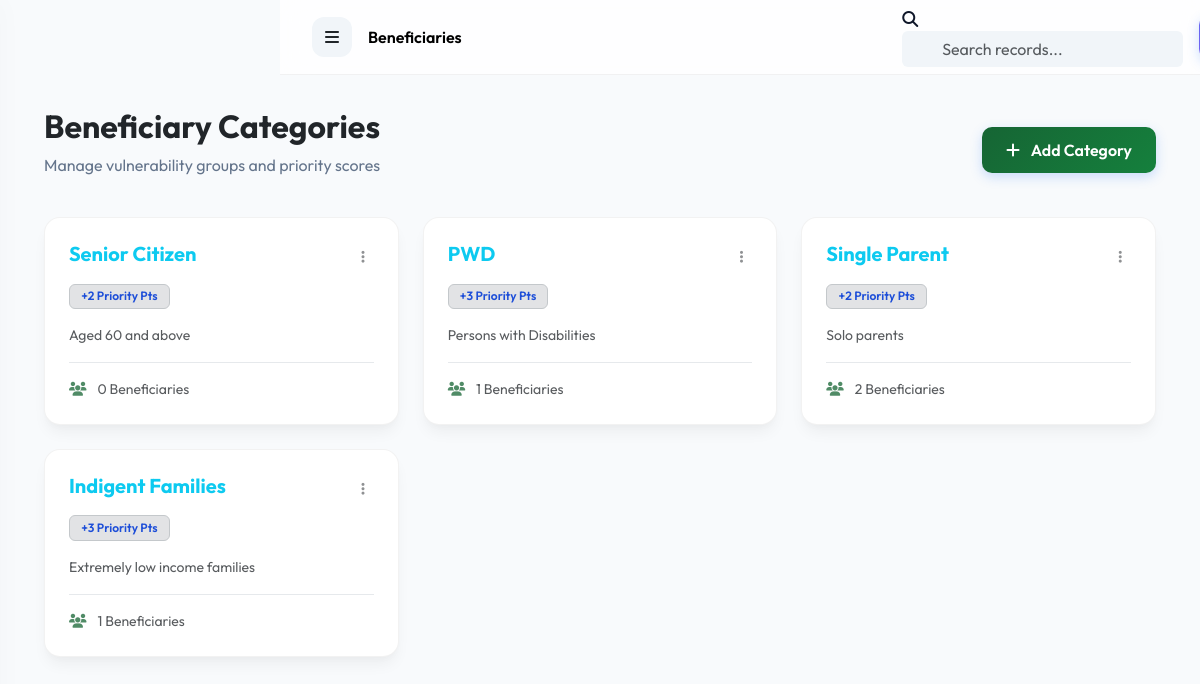
Screenshot of /beneficiaries/categories/ (signed in) with the database file from the repository.
### beneficiaries/models.py (models this page shows, shortened)
class Category(models.Model):
    name = models.CharField(max_length=100)
    description = models.TextField(blank=True)
    priority_score = models.IntegerField(default=0)
    is_active = models.BooleanField(default=True)
    class Meta:
        verbose_name_plural = "Categories"

### beneficiaries/views.py (the view)
# urls.py: path('categories/', views.CategoryListView.as_view(), name='category_list'),
class CategoryListView(LoginRequiredMixin, ListView):
    model = Category
    template_name = 'beneficiaries/category_list.html'

### accounts/models.py (called while the page is built)
    def is_admin(self):
        return self.role == 'ADMIN' or self.is_superuser

### notifications/context_processors.py (called while the page is built)
def notifications_processor(request):
    if request.user.is_authenticated:
        unread_notifications = request.user.notifications.filter(is_read=False)[:5]
        unread_count = request.user.notifications.filter(is_read=False).count()
        return {
            'topbar_notifications': unread_notifications,
            'unread_notifications_count': unread_count
        }
    return {}

### templates/beneficiaries/category_list.html (shortened to what this page needs)
{% extends 'base.html' %}
{% block content %}
<div class="container-fluid">
    <div class="row mb-4 align-items-center">
        <div class="col-md-6">
            <h2 class="fw-bold text-dark">Beneficiary Categories</h2>
            <p class="text-muted">Manage vulnerability groups and priority scores</p>
        </div>
        <div class="col-md-6 text-md-end">
            <a href="{% url 'beneficiaries:category_add' %}" class="btn btn-primary-glass">
                <i class="fas fa-plus me-2"></i> Add Category
            </a>
        </div>
    </div>
    <div class="row g-4">
        {% for cat in category_list %}
        <div class="col-md-4">
            <div class="glass-card p-4">
                <div class="d-flex justify-content-between mb-2">
                    <h5 class="fw-bold text-info">{{ cat.name }}</h5>
                    <div class="dropdown">
                        <button class="btn btn-sm btn-link text-dark opacity-50" data-bs-toggle="dropdown">
                            <i class="fas fa-ellipsis-v"></i>
                        </button>
                    </div>
                </div>
                <div class="mb-3">
                    <span class="badge bg-secondary-subtle text-secondary border border-secondary-subtle">+{{ cat.priority_score }} Priority Pts</span>
                </div>
                <p class="text-dark opacity-75 small">{{ cat.description }}</p>
                <div class="text-dark opacity-75 small mt-3 border-top pt-3">
                    <i class="fas fa-users me-2 text-primary"></i> {{ cat.beneficiaries.count }} Beneficiaries
                </div>
            </div>
        </div>
        {% endfor %}
    </div>
</div>
{% endblock %}

### static/css/style.css (style rules this page uses)
:root { --primary-green: #166534; --primary-blue: #1d4ed8; --primary-red: #991b1b; --primary-yellow: #eab308; --primary-gradient: linear-gradient(135deg, #166534 0%, #15803d 100%); --secondary-gradient: linear-gradient(135deg, #1d4ed8 0%, #3b82f6 100%); --accent-gradient: linear-gradient(135deg, #991b1b 0%, #dc2626 100%); --sidebar-bg: #ffffff; --dark-bg: #f8fafc; --glass-bg: rgba(255, 255, 255, 0.7); --glass-border: rgba(0, 0, 0, 0.05); --text-main: #0f172a; --text-muted: #64748b; --card-shadow: 0 10px 15px -3px rgba(0, 0, 0, 0.05), 0 4px 6px -2px rgba(0, 0, 0, 0.02); }
body { background-color: var(--dark-bg) !important; color: var(--text-main) !important; font-family: 'Outfit', sans-serif !important; margin: 0; min-height: 100vh; }
h1, h2, h3, h4, h5, h6 { color: var(--text-main) !important; font-weight: 700 !important; }
.text-primary, .bg-primary { --bs-primary-rgb: 22, 101, 52; }
.text-primary { color: var(--primary-green) !important; }
.text-secondary { color: var(--primary-blue) !important; }
.text-muted, .text-white-50 { color: var(--text-muted) !important; opacity: 1 !important; }
.glass-card { background: #ffffff; border: 1px solid var(--glass-border) !important; border-radius: 16px !important; box-shadow: var(--card-shadow) !important; }
.btn-primary-glass { background: var(--primary-gradient) !important; border: none !important; color: #fff !important; padding: 0.7rem 1.5rem !important; border-radius: 10px !important; font-weight: 600 !important; box-shadow: 0 4px 12px rgba(59, 130, 246, 0.25) !important; }
.badge { padding: 0.35rem 0.7rem !important; border-radius: 6px !important; font-weight: 600 !important; }

### templates/base.html (style rules this page uses)
:root { --sidebar-width: 280px; --topbar-height: 75px; --light-core: #ffffff; --body-bg: #f8fafc; }
body { background-color: var(--body-bg) !important; margin: 0; padding: 0; color: #0f172a !important; font-family: 'Outfit', sans-serif !important; }

### rows the page displays
Category: name "Senior Citizen", priority_score "2", description "Aged 60 and above", beneficiaries.count "0"
Category: name "PWD", priority_score "3", description "Persons with Disabilities", beneficiaries.count "1"
Category: name "Single Parent", priority_score "2", description "Solo parents", beneficiaries.count "2"
Category: name "Indigent Families", priority_score "3", description "Extremely low income families", beneficiaries.count "1"

### other values shown
{{ request.resolver_match.app_name|title }} "Beneficiaries"
